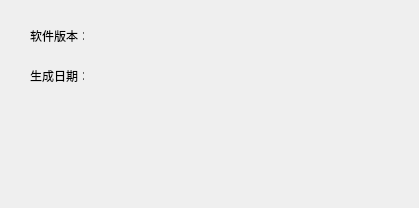
<?xml version="1.0" encoding="UTF-8"?>
<ui version="4.0">
 <class>Dialog</class>
 <widget class="QDialog" name="Dialog">
  <property name="geometry">
   <rect>
    <x>0</x>
    <y>0</y>
    <width>419</width>
    <height>208</height>
   </rect>
  </property>
  <property name="windowTitle">
   <string>Dialog</string>
  </property>
  <widget class="QLabel" name="label">
   <property name="geometry">
    <rect>
     <x>30</x>
     <y>30</y>
     <width>54</width>
     <height>12</height>
    </rect>
   </property>
   <property name="text">
    <string>软件版本：</string>
   </property>
  </widget>
  <widget class="QLabel" name="label_2">
   <property name="geometry">
    <rect>
     <x>30</x>
     <y>70</y>
     <width>54</width>
     <height>12</height>
    </rect>
   </property>
   <property name="text">
    <string>生成日期：</string>
   </property>
  </widget>
  <widget class="QLabel" name="softversion">
   <property name="geometry">
    <rect>
     <x>110</x>
     <y>30</y>
     <width>171</width>
     <height>16</height>
    </rect>
   </property>
   <property name="text">
    <string/>
   </property>
  </widget>
  <widget class="QLabel" name="builddate">
   <property name="geometry">
    <rect>
     <x>110</x>
     <y>70</y>
     <width>181</width>
     <height>16</height>
    </rect>
   </property>
   <property name="text">
    <string/>
   </property>
  </widget>
 </widget>
 <resources/>
 <connections/>
</ui>
